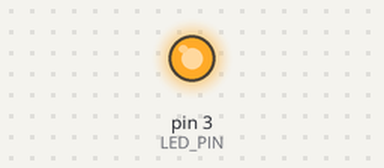
Recording of a sketch running on a simulated Arduino Uno, built with avr-gcc and run on an emulated ATmega328P. Parts: output pins drawn as LEDs (lit = HIGH).

Above: at 0.2 s.
At 6.7 s:
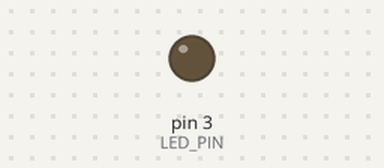
Timing chart, 0 to 10.4 s (numbered marks = the images above):
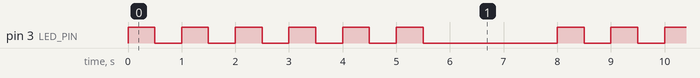

Measured:
- by itself, pin 3 (LED_PIN): repeats every 8.0 s: 5 × (LOW 0.50 s, HIGH 0.50 s), LOW 2.5 s, HIGH 0.50 s
- by itself, everything shown: repeats every 8.0 s, in 12 steps

The sketch:

hatten2-2-1.ino
```cpp
const int LED_PIN = 3;
void setup() {
  pinMode(LED_PIN,OUTPUT);
}

// the loop function runs over and over again forever
void loop() {
  for(int i = 0; i <= 5;i++){
    digitalWrite(LED_PIN,HIGH);
    delay(500);
    digitalWrite(LED_PIN,LOW);
    delay(500);
  }
  delay(2000);
}
```
